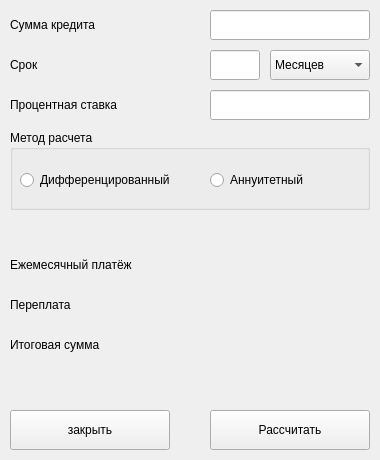
<?xml version="1.0" encoding="UTF-8"?>
<ui version="4.0">
 <class>CreditWindow</class>
 <widget class="CreditWindow" name="CreditWindow">
  <property name="geometry">
   <rect>
    <x>0</x>
    <y>0</y>
    <width>380</width>
    <height>460</height>
   </rect>
  </property>
  <property name="windowTitle">
   <string>Кредитный калькулятор</string>
  </property>
  <widget class="QPushButton" name="pushButton_close">
   <property name="geometry">
    <rect>
     <x>10</x>
     <y>410</y>
     <width>160</width>
     <height>40</height>
    </rect>
   </property>
   <property name="cursor">
    <cursorShape>PointingHandCursor</cursorShape>
   </property>
   <property name="text">
    <string>закрыть</string>
   </property>
  </widget>
  <widget class="QLabel" name="credit_duration">
   <property name="geometry">
    <rect>
     <x>10</x>
     <y>50</y>
     <width>180</width>
     <height>30</height>
    </rect>
   </property>
   <property name="text">
    <string>Срок</string>
   </property>
  </widget>
  <widget class="QLabel" name="interest_rate">
   <property name="geometry">
    <rect>
     <x>10</x>
     <y>90</y>
     <width>180</width>
     <height>30</height>
    </rect>
   </property>
   <property name="text">
    <string>Процентная ставка</string>
   </property>
  </widget>
  <widget class="QLabel" name="credit_sum">
   <property name="geometry">
    <rect>
     <x>10</x>
     <y>10</y>
     <width>180</width>
     <height>30</height>
    </rect>
   </property>
   <property name="text">
    <string>Сумма кредита</string>
   </property>
  </widget>
  <widget class="QPushButton" name="pushButton_calculate">
   <property name="geometry">
    <rect>
     <x>210</x>
     <y>410</y>
     <width>160</width>
     <height>40</height>
    </rect>
   </property>
   <property name="cursor">
    <cursorShape>PointingHandCursor</cursorShape>
   </property>
   <property name="text">
    <string>Рассчитать</string>
   </property>
  </widget>
  <widget class="QLineEdit" name="lineEdit_sum">
   <property name="geometry">
    <rect>
     <x>210</x>
     <y>10</y>
     <width>160</width>
     <height>30</height>
    </rect>
   </property>
  </widget>
  <widget class="QLineEdit" name="lineEdit_months">
   <property name="geometry">
    <rect>
     <x>210</x>
     <y>50</y>
     <width>50</width>
     <height>30</height>
    </rect>
   </property>
  </widget>
  <widget class="QComboBox" name="comboBox">
   <property name="geometry">
    <rect>
     <x>270</x>
     <y>50</y>
     <width>100</width>
     <height>30</height>
    </rect>
   </property>
   <item>
    <property name="text">
     <string>Месяцев</string>
    </property>
   </item>
   <item>
    <property name="text">
     <string>Лет</string>
    </property>
   </item>
  </widget>
  <widget class="QLineEdit" name="lineEdit_percent">
   <property name="geometry">
    <rect>
     <x>210</x>
     <y>90</y>
     <width>160</width>
     <height>30</height>
    </rect>
   </property>
  </widget>
  <widget class="QGroupBox" name="groupBox">
   <property name="geometry">
    <rect>
     <x>10</x>
     <y>130</y>
     <width>360</width>
     <height>80</height>
    </rect>
   </property>
   <property name="title">
    <string>Метод расчета</string>
   </property>
   <widget class="QRadioButton" name="radioButton_differentiate">
    <property name="geometry">
     <rect>
      <x>10</x>
      <y>40</y>
      <width>170</width>
      <height>20</height>
     </rect>
    </property>
    <property name="text">
     <string>Дифференцированный</string>
    </property>
   </widget>
   <widget class="QRadioButton" name="radioButton_annuity">
    <property name="geometry">
     <rect>
      <x>200</x>
      <y>40</y>
      <width>140</width>
      <height>20</height>
     </rect>
    </property>
    <property name="text">
     <string>Аннуитетный</string>
    </property>
   </widget>
  </widget>
  <widget class="QLabel" name="monthly_payment_input">
   <property name="geometry">
    <rect>
     <x>10</x>
     <y>250</y>
     <width>180</width>
     <height>30</height>
    </rect>
   </property>
   <property name="text">
    <string>Ежемесячный платёж</string>
   </property>
  </widget>
  <widget class="QLabel" name="overpayment_input">
   <property name="geometry">
    <rect>
     <x>10</x>
     <y>290</y>
     <width>180</width>
     <height>30</height>
    </rect>
   </property>
   <property name="text">
    <string>Переплата</string>
   </property>
  </widget>
  <widget class="QLabel" name="sum_to_pay_input">
   <property name="geometry">
    <rect>
     <x>10</x>
     <y>330</y>
     <width>180</width>
     <height>30</height>
    </rect>
   </property>
   <property name="text">
    <string>Итоговая сумма</string>
   </property>
  </widget>
  <widget class="QLabel" name="monthly_payment_output">
   <property name="geometry">
    <rect>
     <x>210</x>
     <y>250</y>
     <width>160</width>
     <height>30</height>
    </rect>
   </property>
   <property name="text">
    <string></string>
   </property>
  </widget>
  <widget class="QLabel" name="overpayment_output">
   <property name="geometry">
    <rect>
     <x>210</x>
     <y>290</y>
     <width>160</width>
     <height>30</height>
    </rect>
   </property>
   <property name="text">
    <string></string>
   </property>
  </widget>
  <widget class="QLabel" name="sum_to_pay_output">
   <property name="geometry">
    <rect>
     <x>210</x>
     <y>330</y>
     <width>160</width>
     <height>30</height>
    </rect>
   </property>
   <property name="text">
    <string></string>
   </property>
  </widget>
 </widget>
 <customwidgets>
  <customwidget>
   <class>CreditWindow</class>
   <extends>QWidget</extends>
   <header>creditwindow.h</header>
   <container>1</container>
  </customwidget>
 </customwidgets>
 <resources/>
 <connections/>
</ui>
